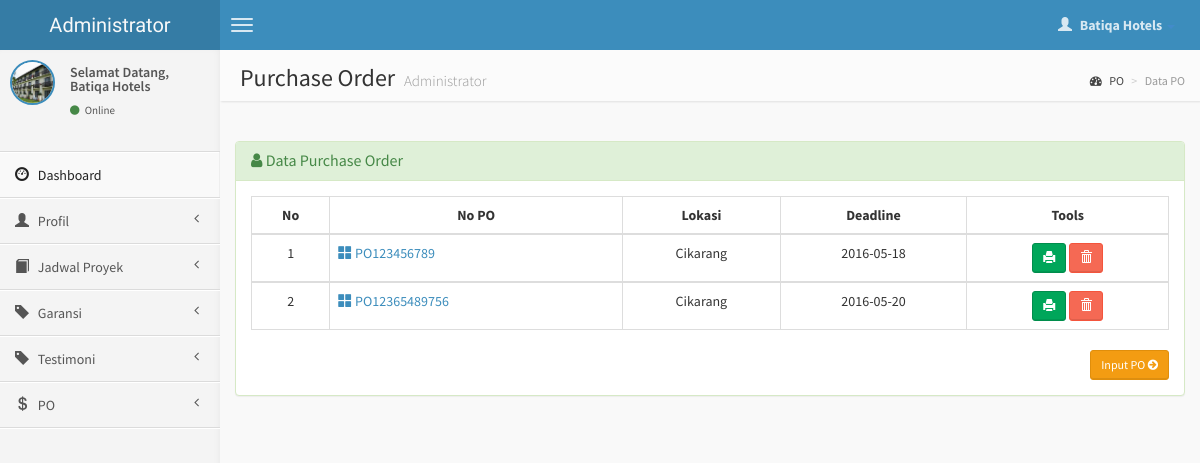
The app's page /member/po.php (signed in) with its own data.
### tables this page shows
CREATE TABLE `po` (
  `id_order` int(10) NOT NULL,
  `no_po` varchar(30) NOT NULL,
  `id_jenis` int(4) NOT NULL,
  `id_member` int(4) NOT NULL,
  `lokasi` varchar(200) NOT NULL,
  `rincian` varchar(600) NOT NULL,
  `unit` varchar(10) NOT NULL,
  `qty` varchar(10) NOT NULL,
  `harga` int(11) NOT NULL,
  `tgl_order` date NOT NULL,
  `tgl_selesai` date NOT NULL,
  `status` varchar(15) NOT NULL
);

### member/po.php (the view, shortened to what this page needs)
<?php
if (empty($_SESSION['username'])){
	header('location:../index.php');
} else {
?>
<!DOCTYPE html>
<html>
    <head>
        <link href="../dist/css/bootstrap.css" rel="stylesheet" type="text/css" />
        <link href="//cdnjs.cloudflare.com/ajax/libs/font-awesome/4.1.0/css/font-awesome.min.css" rel="stylesheet" type="text/css" />
        <link href="//code.ionicframework.com/ionicons/1.5.2/css/ionicons.min.css" rel="stylesheet" type="text/css" />
        <link href="../css/morris/morris.css" rel="stylesheet" type="text/css" />
        <link href="../css/jvectormap/jquery-jvectormap-1.2.2.css" rel="stylesheet" type="text/css" />
        <link href="../css/datepicker/datepicker3.css" rel="stylesheet" type="text/css" />
        <link href="../css/daterangepicker/daterangepicker-bs3.css" rel="stylesheet" type="text/css" />
        <link href="../css/bootstrap-wysihtml5/bootstrap3-wysihtml5.min.css" rel="stylesheet" type="text/css" />
        <link href="../css/AdminLTE.css" rel="stylesheet" type="text/css" />
        <link rel="stylesheet" href="datatables/dataTables.bootstrap.css"/>
    </head>
    <body class="skin-blue">
        <header class="header">
            <a href="index.php" class="logo">
                Administrator
            </a>
            <nav class="navbar navbar-static-top" role="navigation">
                <a href="#" class="navbar-btn sidebar-toggle" data-toggle="offcanvas" role="button">
                    <span class="icon-bar"></span>
                    <span class="icon-bar"></span>
                    <span class="icon-bar"></span>
                </a>
                <div class="navbar-right">
                    <ul class="nav navbar-nav">
                        <li class="dropdown user user-menu">
                            <a href="#" class="dropdown-toggle" data-toggle="dropdown">
                                <i class="glyphicon glyphicon-user"></i>
                                <span><?php echo $_SESSION['fullname']; ?> <i class="caret"></i></span>
                            </a>
<?php } ?>
                        </li>
                    </ul>
                </div>
            </nav>
        </header>
        <div class="wrapper row-offcanvas row-offcanvas-left">
            <aside class="left-side sidebar-offcanvas">
                <section class="sidebar">
                    <div class="user-panel">
                        <div class="pull-left image">
                            <img src="<?php echo $_SESSION['gambar']; ?>" class="img-circle" alt="User Image" style="border: 2px solid #3C8DBC;" />
                        </div>
                        <div class="pull-left info">
                            <p>Selamat Datang,<br /><?php echo $_SESSION['fullname']; ?></p>
                            <a href="#"><i class="fa fa-circle text-success"></i> Online</a>
                        </div>
                    </div>
                    <?php include "menu.php"; ?>
                </section>
            </aside>
            <aside class="right-side">
                <section class="content-header">
                    <h1>
                        Purchase Order
                        <small>Administrator</small>
                    </h1>
                    <ol class="breadcrumb">
                        <li><a href="#"><i class="fa fa-dashboard"></i> PO</a></li>
                        <li class="active">Data PO</li>
                    </ol>
                </section>
                <section class="content">
                    <br />
                    <div class="row">
                        <div class="col-lg-12">
                    <div class="panel panel-success">
                        <div class="panel-heading">
                        <h3 class="panel-title"><i class="fa fa-user"></i> Data Purchase Order </h3>
                        </div>
                        <div class="panel-body">
                    <?php
                    $query1="select * from po where id_member='$_SESSION[user_id]'";
                    $tampil=mysqli_query($koneksi, $query1) or die(mysqli_error());
                    ?>
                  <table id="example" class="table table-hover table-bordered">
                  <thead>
                      <tr>
                        <th><center>No </center></th>
                        <th><center>No PO </center></th>
                        <th><center>Lokasi</center></th>
                        <th><center>Deadline</center></th>
                        <th><center>Tools</center></th>
                      </tr>
                  </thead>
                     <?php
                     $no=0;
                     while($data=mysqli_fetch_array($tampil))
                    { $no++; ?>
                    <tbody>
                    <tr>
                    <td><center><?php echo $no; ?></center></td>
                    <td><a href="detail-po.php?hal=edit&kd=<?php echo $data['id_order'];?>"><span class="glyphicon glyphicon-th-large"></span> <?php echo $data['no_po'];?></td>
                    <td><center><?php echo $data['lokasi'];?></center></td>
                    <td><center><?php echo $data['tgl_selesai'];?></center></td>
                    <td><center><div id="thanks">
                    <a href="cetak-po.php?hal=edit&kd=<?php echo $data['id_order'];?>" class="btn btn-sm btn-success" data-placement="bottom" data-toggle="tooltip" title="Cetak PO"><i class="glyphicon glyphicon-print"></i></a>
                    <a onclick="return confirm ('Yakin hapus PO <?php echo $data['no_po'];?>.?');" class="btn btn-sm btn-danger tooltips" data-placement="bottom" data-toggle="tooltip" title="Hapus PO" href="po.php?hal=hapus&kd=<?php echo $data['id_order'];?>"><span class="glyphicon glyphicon-trash"></a>
                    </center></td></tr></div>
                 <?php
              }
              ?>
                <div class="text-right">
                  <a href="input-po.php" class="btn btn-sm btn-warning">Input PO <i class="fa fa-arrow-circle-right"></i></a>
                </div>
              </div>
              </div>
            </div>
    </body>
</html>

### records on screen
po: no_po "PO123456789", lokasi "Cikarang", tgl_selesai "2016-05-18"
po: no_po "PO12365489756", lokasi "Cikarang", tgl_selesai "2016-05-20"

### other values on screen
$_SESSION['fullname'] "Batiqa Hotels"
